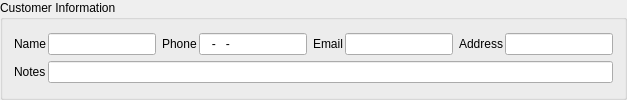
        <widget class="QGroupBox" name="customerInformationGroupBox">
         <property name="title">
          <string>Customer Information</string>
         </property>
         <layout class="QVBoxLayout" name="verticalLayout_3">
          <property name="spacing">
           <number>4</number>
          </property>
          <item>
           <layout class="QHBoxLayout" name="customerInfoTopLayout">
            <property name="spacing">
             <number>6</number>
            </property>
            <item>
             <layout class="QHBoxLayout" name="customerInfoNameLayout">
              <property name="spacing">
               <number>2</number>
              </property>
              <item>
               <widget class="QLabel" name="customerInfoNameLabel">
                <property name="text">
                 <string>Name</string>
                </property>
               </widget>
              </item>
              <item>
               <widget class="QLineEdit" name="customerInfoNameEdit"/>
              </item>
             </layout>
            </item>
            <item>
             <layout class="QHBoxLayout" name="customerInfoPhoneLayout">
              <property name="spacing">
               <number>2</number>
              </property>
              <item>
               <widget class="QLabel" name="customerInfoPhoneLabel">
                <property name="text">
                 <string>Phone</string>
                </property>
               </widget>
              </item>
              <item>
               <widget class="QLineEdit" name="customerInfoPhoneEdit">
                <property name="sizePolicy">
                 <sizepolicy hsizetype="Fixed" vsizetype="Fixed">
                  <horstretch>0</horstretch>
                  <verstretch>0</verstretch>
                 </sizepolicy>
                </property>
                <property name="maximumSize">
                 <size>
                  <width>150</width>
                  <height>16777215</height>
                 </size>
                </property>
                <property name="inputMethodHints">
                 <set>Qt::InputMethodHint::ImhNone</set>
                </property>
                <property name="inputMask">
                 <string>999-999-9999</string>
                </property>
               </widget>
              </item>
             </layout>
            </item>
            <item>
             <layout class="QHBoxLayout" name="customerInfoEmailLayout">
              <property name="spacing">
               <number>2</number>
              </property>
              <item>
               <widget class="QLabel" name="customerInfoEmailLabel">
                <property name="text">
                 <string>Email</string>
                </property>
               </widget>
              </item>
              <item>
               <widget class="QLineEdit" name="customerInfoEmailEdit"/>
              </item>
             </layout>
            </item>
            <item>
             <layout class="QHBoxLayout" name="customerInfoAddressLayout">
              <property name="spacing">
               <number>2</number>
              </property>
              <item>
               <widget class="QLabel" name="customerInfoAddressLabel">
                <property name="text">
                 <string>Address</string>
                </property>
               </widget>
              </item>
              <item>
               <widget class="QLineEdit" name="customerInfoAddressEdit"/>
              </item>
             </layout>
            </item>
           </layout>
          </item>
          <item>
           <layout class="QHBoxLayout" name="customerInfoNotesLayout">
            <property name="spacing">
             <number>2</number>
            </property>
            <item>
             <widget class="QLabel" name="customerInfoNotesLabel">
              <property name="text">
               <string>Notes</string>
              </property>
             </widget>
            </item>
            <item>
             <widget class="QLineEdit" name="customerInfoNotesEdit"/>
            </item>
           </layout>
          </item>
         </layout>
        </widget>
